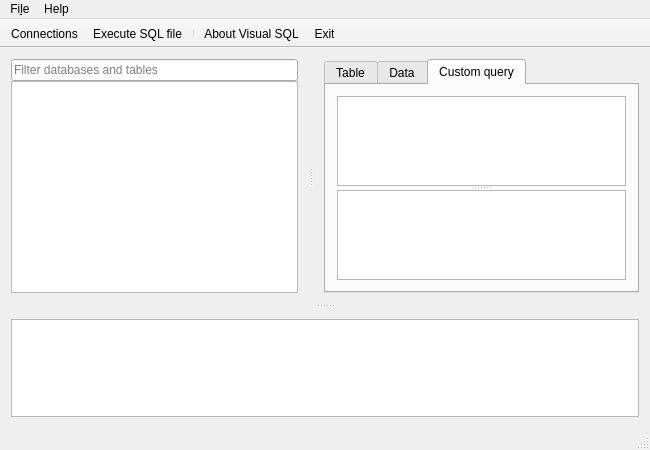
<?xml version="1.0" encoding="UTF-8"?>
<ui version="4.0">
 <class>MainWindow</class>
 <widget class="QMainWindow" name="MainWindow">
  <property name="geometry">
   <rect>
    <x>0</x>
    <y>0</y>
    <width>650</width>
    <height>450</height>
   </rect>
  </property>
  <property name="sizePolicy">
   <sizepolicy hsizetype="Expanding" vsizetype="Expanding">
    <horstretch>0</horstretch>
    <verstretch>0</verstretch>
   </sizepolicy>
  </property>
  <property name="minimumSize">
   <size>
    <width>600</width>
    <height>400</height>
   </size>
  </property>
  <property name="windowTitle">
   <string>Visual SQL</string>
  </property>
  <property name="windowIcon">
   <iconset resource="assets.qrc">
    <normaloff>:/img/img/logo.png</normaloff>:/img/img/logo.png</iconset>
  </property>
  <widget class="QWidget" name="centralWidget">
   <layout class="QGridLayout" name="gridLayout_2">
    <property name="leftMargin">
     <number>0</number>
    </property>
    <property name="topMargin">
     <number>0</number>
    </property>
    <property name="rightMargin">
     <number>0</number>
    </property>
    <property name="bottomMargin">
     <number>0</number>
    </property>
    <property name="spacing">
     <number>0</number>
    </property>
    <item row="0" column="0">
     <widget class="QSplitter" name="Splitter_Main">
      <property name="sizePolicy">
       <sizepolicy hsizetype="Expanding" vsizetype="Expanding">
        <horstretch>0</horstretch>
        <verstretch>0</verstretch>
       </sizepolicy>
      </property>
      <property name="minimumSize">
       <size>
        <width>600</width>
        <height>311</height>
       </size>
      </property>
      <property name="maximumSize">
       <size>
        <width>16777215</width>
        <height>16777215</height>
       </size>
      </property>
      <property name="baseSize">
       <size>
        <width>0</width>
        <height>0</height>
       </size>
      </property>
      <property name="orientation">
       <enum>Qt::Vertical</enum>
      </property>
      <property name="opaqueResize">
       <bool>true</bool>
      </property>
      <widget class="QSplitter" name="Splitter_Top">
       <property name="sizePolicy">
        <sizepolicy hsizetype="Expanding" vsizetype="Expanding">
         <horstretch>0</horstretch>
         <verstretch>0</verstretch>
        </sizepolicy>
       </property>
       <property name="minimumSize">
        <size>
         <width>0</width>
         <height>220</height>
        </size>
       </property>
       <property name="maximumSize">
        <size>
         <width>16777215</width>
         <height>16777215</height>
        </size>
       </property>
       <property name="orientation">
        <enum>Qt::Horizontal</enum>
       </property>
       <property name="opaqueResize">
        <bool>true</bool>
       </property>
       <property name="childrenCollapsible">
        <bool>true</bool>
       </property>
       <widget class="QWidget" name="verticalLayoutWidget">
        <layout class="QVBoxLayout" name="verticalLayout">
         <property name="spacing">
          <number>0</number>
         </property>
         <property name="sizeConstraint">
          <enum>QLayout::SetDefaultConstraint</enum>
         </property>
         <item>
          <widget class="QLineEdit" name="Input_Filter">
           <property name="sizePolicy">
            <sizepolicy hsizetype="Expanding" vsizetype="Fixed">
             <horstretch>0</horstretch>
             <verstretch>0</verstretch>
            </sizepolicy>
           </property>
           <property name="minimumSize">
            <size>
             <width>0</width>
             <height>0</height>
            </size>
           </property>
           <property name="placeholderText">
            <string>Filter databases and tables</string>
           </property>
          </widget>
         </item>
         <item>
          <widget class="QTreeWidget" name="Tree_Structure">
           <property name="minimumSize">
            <size>
             <width>0</width>
             <height>0</height>
            </size>
           </property>
           <property name="contextMenuPolicy">
            <enum>Qt::CustomContextMenu</enum>
           </property>
           <property name="tabKeyNavigation">
            <bool>true</bool>
           </property>
           <property name="alternatingRowColors">
            <bool>false</bool>
           </property>
           <property name="iconSize">
            <size>
             <width>0</width>
             <height>0</height>
            </size>
           </property>
           <property name="indentation">
            <number>12</number>
           </property>
           <property name="rootIsDecorated">
            <bool>true</bool>
           </property>
           <property name="uniformRowHeights">
            <bool>false</bool>
           </property>
           <property name="sortingEnabled">
            <bool>false</bool>
           </property>
           <property name="columnCount">
            <number>1</number>
           </property>
           <attribute name="headerVisible">
            <bool>false</bool>
           </attribute>
           <column>
            <property name="text">
             <string>1</string>
            </property>
           </column>
          </widget>
         </item>
        </layout>
       </widget>
       <widget class="QWidget" name="verticalLayoutWidget_2">
        <layout class="QVBoxLayout" name="verticalLayout_2">
         <property name="spacing">
          <number>0</number>
         </property>
         <property name="sizeConstraint">
          <enum>QLayout::SetDefaultConstraint</enum>
         </property>
         <item>
          <widget class="QTabWidget" name="Tabs">
           <property name="currentIndex">
            <number>2</number>
           </property>
           <widget class="QWidget" name="Tab_Table">
            <attribute name="title">
             <string>Table</string>
            </attribute>
           </widget>
           <widget class="QWidget" name="Tab_Data">
            <attribute name="title">
             <string>Data</string>
            </attribute>
            <layout class="QGridLayout" name="gridLayout">
             <item row="0" column="0">
              <widget class="QTableView" name="DataTable"/>
             </item>
            </layout>
           </widget>
           <widget class="QWidget" name="Tab_Query">
            <attribute name="title">
             <string>Custom query</string>
            </attribute>
            <layout class="QGridLayout" name="gridLayout_3">
             <item row="0" column="0">
              <widget class="QSplitter" name="splitter">
               <property name="orientation">
                <enum>Qt::Vertical</enum>
               </property>
               <widget class="QTextEdit" name="textEdit"/>
               <widget class="QTableView" name="tableView"/>
              </widget>
             </item>
            </layout>
           </widget>
          </widget>
         </item>
        </layout>
       </widget>
      </widget>
      <widget class="QWidget" name="verticalLayoutWidget_3">
       <layout class="QVBoxLayout" name="verticalLayout_3" stretch="0">
        <property name="spacing">
         <number>0</number>
        </property>
        <property name="sizeConstraint">
         <enum>QLayout::SetMaximumSize</enum>
        </property>
        <item>
         <widget class="QTextEdit" name="Input_Logs">
          <property name="sizePolicy">
           <sizepolicy hsizetype="Expanding" vsizetype="Expanding">
            <horstretch>0</horstretch>
            <verstretch>80</verstretch>
           </sizepolicy>
          </property>
          <property name="minimumSize">
           <size>
            <width>0</width>
            <height>80</height>
           </size>
          </property>
          <property name="maximumSize">
           <size>
            <width>16777215</width>
            <height>200</height>
           </size>
          </property>
          <property name="readOnly">
           <bool>true</bool>
          </property>
          <property name="placeholderText">
           <string/>
          </property>
         </widget>
        </item>
       </layout>
      </widget>
     </widget>
    </item>
   </layout>
  </widget>
  <widget class="QMenuBar" name="Main_MenuBar">
   <property name="geometry">
    <rect>
     <x>0</x>
     <y>0</y>
     <width>650</width>
     <height>28</height>
    </rect>
   </property>
   <widget class="QMenu" name="Menu_File">
    <property name="title">
     <string>Fi&amp;le</string>
    </property>
    <addaction name="Menu_File_Connections"/>
    <addaction name="Menu_File_ExecuteSQL_file"/>
    <addaction name="separator"/>
    <addaction name="Menu_File_Exit"/>
   </widget>
   <widget class="QMenu" name="Menu_Help">
    <property name="title">
     <string>Help</string>
    </property>
    <addaction name="Menu_Help_MySQL_documentation"/>
    <addaction name="Menu_Help_MariaDB_documentation"/>
    <addaction name="separator"/>
    <addaction name="Menu_Help_AboutVisual_SQL"/>
   </widget>
   <addaction name="Menu_File"/>
   <addaction name="Menu_Help"/>
  </widget>
  <widget class="QToolBar" name="Main_ToolBar">
   <property name="contextMenuPolicy">
    <enum>Qt::DefaultContextMenu</enum>
   </property>
   <property name="windowTitle">
    <string>Main toolbar</string>
   </property>
   <property name="toolTip">
    <string/>
   </property>
   <property name="statusTip">
    <string/>
   </property>
   <property name="whatsThis">
    <string/>
   </property>
   <property name="accessibleDescription">
    <string/>
   </property>
   <property name="movable">
    <bool>false</bool>
   </property>
   <property name="iconSize">
    <size>
     <width>24</width>
     <height>24</height>
    </size>
   </property>
   <attribute name="toolBarArea">
    <enum>TopToolBarArea</enum>
   </attribute>
   <attribute name="toolBarBreak">
    <bool>false</bool>
   </attribute>
   <addaction name="Menu_File_Connections"/>
   <addaction name="Menu_File_ExecuteSQL_file"/>
   <addaction name="separator"/>
   <addaction name="Menu_Help_AboutVisual_SQL"/>
   <addaction name="Menu_File_Exit"/>
  </widget>
  <widget class="QStatusBar" name="Main_StatusBar">
   <property name="sizeGripEnabled">
    <bool>true</bool>
   </property>
  </widget>
  <action name="Menu_File_ExecuteSQL_file">
   <property name="icon">
    <iconset theme="itmages-upload">
     <normaloff>.</normaloff>.</iconset>
   </property>
   <property name="text">
    <string>&amp;Execute SQL file</string>
   </property>
  </action>
  <action name="Menu_File_Exit">
   <property name="icon">
    <iconset theme="exit">
     <normaloff>.</normaloff>.</iconset>
   </property>
   <property name="text">
    <string>E&amp;xit</string>
   </property>
  </action>
  <action name="Menu_Help_AboutVisual_SQL">
   <property name="icon">
    <iconset resource="assets.qrc">
     <normaloff>:/img/img/logo.png</normaloff>:/img/img/logo.png</iconset>
   </property>
   <property name="text">
    <string>&amp;About Visual SQL</string>
   </property>
  </action>
  <action name="Menu_Help_MySQL_documentation">
   <property name="text">
    <string>&amp;MySQL documentation</string>
   </property>
  </action>
  <action name="Menu_Help_MariaDB_documentation">
   <property name="text">
    <string>MariaDB &amp;documentation</string>
   </property>
  </action>
  <action name="Menu_File_Connections">
   <property name="icon">
    <iconset theme="view-list-details">
     <normaloff>.</normaloff>.</iconset>
   </property>
   <property name="text">
    <string>&amp;Connections</string>
   </property>
  </action>
  <action name="actionDrop_database">
   <property name="text">
    <string>Drop database</string>
   </property>
  </action>
 </widget>
 <layoutdefault spacing="6" margin="11"/>
 <resources>
  <include location="assets.qrc"/>
 </resources>
 <connections>
  <connection>
   <sender>Menu_File_Exit</sender>
   <signal>triggered()</signal>
   <receiver>MainWindow</receiver>
   <slot>close()</slot>
   <hints>
    <hint type="sourcelabel">
     <x>-1</x>
     <y>-1</y>
    </hint>
    <hint type="destinationlabel">
     <x>199</x>
     <y>149</y>
    </hint>
   </hints>
  </connection>
 </connections>
</ui>
